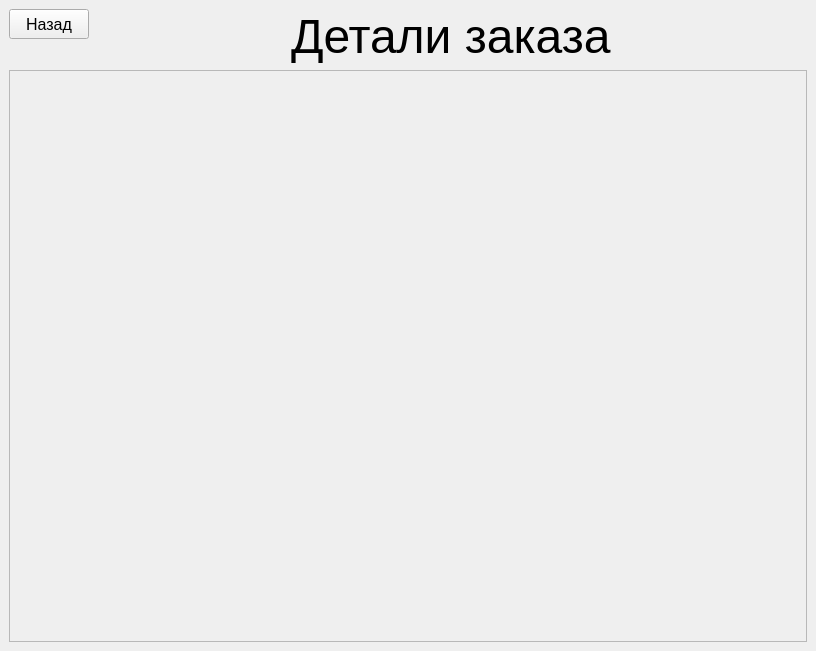
<?xml version="1.0" encoding="UTF-8"?>
<ui version="4.0">
 <class>OrderDetails</class>
 <widget class="QMainWindow" name="OrderDetails">
  <property name="geometry">
   <rect>
    <x>0</x>
    <y>0</y>
    <width>816</width>
    <height>651</height>
   </rect>
  </property>
  <property name="windowTitle">
   <string>MainWindow</string>
  </property>
  <widget class="QWidget" name="centralwidget">
   <property name="minimumSize">
    <size>
     <width>0</width>
     <height>377</height>
    </size>
   </property>
   <layout class="QVBoxLayout" name="verticalLayout">
    <item>
     <layout class="QHBoxLayout" name="horizontalLayout">
      <item alignment="Qt::AlignLeft|Qt::AlignTop">
       <widget class="QPushButton" name="backBtn">
        <property name="minimumSize">
         <size>
          <width>0</width>
          <height>30</height>
         </size>
        </property>
        <property name="maximumSize">
         <size>
          <width>16777215</width>
          <height>16777215</height>
         </size>
        </property>
        <property name="font">
         <font>
          <pointsize>12</pointsize>
         </font>
        </property>
        <property name="text">
         <string>Назад</string>
        </property>
       </widget>
      </item>
      <item>
       <spacer name="horizontalSpacer_2">
        <property name="orientation">
         <enum>Qt::Horizontal</enum>
        </property>
        <property name="sizeHint" stdset="0">
         <size>
          <width>40</width>
          <height>20</height>
         </size>
        </property>
       </spacer>
      </item>
      <item alignment="Qt::AlignHCenter">
       <widget class="QLabel" name="label">
        <property name="font">
         <font>
          <family>MS Shell Dlg 2</family>
          <pointsize>36</pointsize>
          <weight>50</weight>
          <italic>false</italic>
          <bold>false</bold>
         </font>
        </property>
        <property name="styleSheet">
         <string notr="true">font: 36pt &quot;MS Shell Dlg 2&quot;;</string>
        </property>
        <property name="text">
         <string>Детали заказа</string>
        </property>
       </widget>
      </item>
      <item>
       <spacer name="horizontalSpacer">
        <property name="orientation">
         <enum>Qt::Horizontal</enum>
        </property>
        <property name="sizeHint" stdset="0">
         <size>
          <width>40</width>
          <height>20</height>
         </size>
        </property>
       </spacer>
      </item>
     </layout>
    </item>
    <item>
     <widget class="QScrollArea" name="scrollArea">
      <property name="widgetResizable">
       <bool>true</bool>
      </property>
      <widget class="QWidget" name="scrollAreaWidgetContents">
       <property name="geometry">
        <rect>
         <x>0</x>
         <y>0</y>
         <width>796</width>
         <height>565</height>
        </rect>
       </property>
       <layout class="QVBoxLayout" name="verticalLayout_2">
        <item>
         <layout class="QVBoxLayout" name="clothesLayout"/>
        </item>
       </layout>
      </widget>
     </widget>
    </item>
   </layout>
  </widget>
 </widget>
 <resources/>
 <connections/>
</ui>
